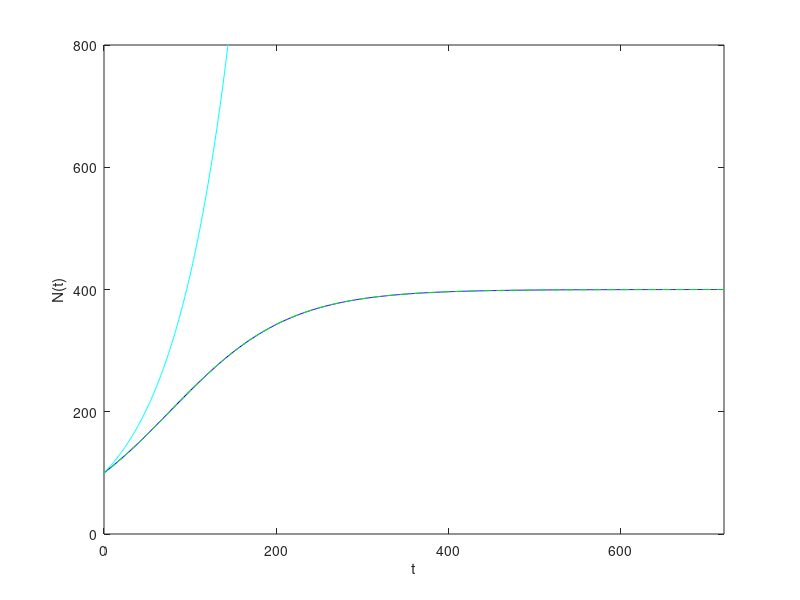

Source code (MATLAB):
function houseFlyPlot
    dt = 1; %time interval of one hour
    numIterations = 30*24; %time period of 30 days
    t = 0:dt:numIterations;
    N = zeros(size(t));
    N0 = 100;
    
    %R0 = beta - gamma
    R0 = (log(2)/48)-0;
    K = 400;
    
    %EXPONENTIAL PLOT
    for i=1:length(t)
         N(i) = N0*exp(R0*t(i));
    end
    
    plot(t, N, 'c')
    axis([0 numIterations 0 800])
    hold on
    
    %LOGISTIC PLOT
    for i=1:length(t)
        N(i) = (K*N0*exp(R0*t(i)))/(K-N0+(N0*exp(R0*t(i))));
    end
    
    plot(t, N, 'b')
    xlabel('t')
	ylabel('N(t)')
    
    %FORWARD EULER METHOD
    dT= 1; %delta tau of 1 hour
	maxT= 30*24; %max t, 30 days with 1 hour intervals
     
	t=0:dT:maxT;
	X=zeros(size(t));
	numIter=(maxT/dT); %number of iterations
	X(1)= N0;
     
	for i=1:numIter
        X(i+1)=X(i)+f(X(i))*dT; %projected growth using Euler equation
	end
     
	plot(t, X, '--g')
	xlabel('t')
	ylabel('N(t)')
    
    function dx_dt=f(x)
        dx_dt= R0*x*(1-(x/K));
    end

end